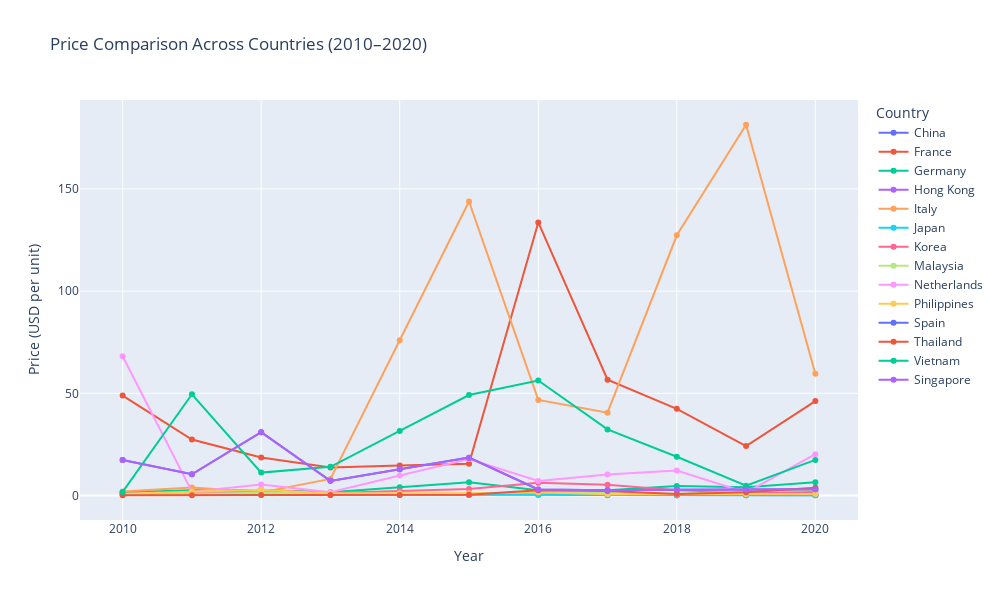

This figure's notebook cell:
### Code cell
# Load the CSV file
price_data = pd.read_csv("data/prices.csv", index_col=0)

# Convert index to integer (years)
price_data.index = price_data.index.astype(int)

# Create the interactive Plotly figure
fig = go.Figure()

for country in price_data.columns:
    fig.add_trace(go.Scatter(
        x=price_data.index,
        y=price_data[country],
        mode='lines+markers',
        name=country
    ))

fig.update_layout(
    title='Price Comparison Across Countries (2010–2020)',
    xaxis_title='Year',
    yaxis_title='Price (USD per unit)',
    width=1000,
    height=600,
    legend_title='Country',
    hovermode='x unified'
)

fig.show()

### Figure 1 — Plotly figure (JSON) as saved in the notebook; plotly's stock layout.template omitted (floating-point values rounded to 4 significant figures)
{"data": [{"mode": "lines+markers", "name": "China", "type": "scatter", "x": [2010, 2011, 2012, 2013, 2014, 2015, 2016, 2017, 2018, 2019, 2020], "y": [1.004, 1.932, 1.22, 0.8075, 0.7902, 0.773, 0.538, 0.2565, 0.1381, 0.1575, 0.1974]}, {"mode": "lines+markers", "name": "France", "type": "scatter", "x": [2010, 2011, 2012, 2013, 2014, 2015, 2016, 2017, 2018, 2019, 2020], "y": [48.9, 27.43, 18.65, 13.76, 14.63, 15.5, 133.6, 56.69, 42.42, 24.19, 46.2]}, {"mode": "lines+markers", "name": "Germany", "type": "scatter", "x": [2010, 2011, 2012, 2013, 2014, 2015, 2016, 2017, 2018, 2019, 2020], "y": [1.664, 2.596, 2.653, 1.547, 4.031, 6.515, 2.618, 2.543, 4.639, 4.051, 6.508]}, {"mode": "lines+markers", "name": "Hong Kong", "type": "scatter", "x": [2010, 2011, 2012, 2013, 2014, 2015, 2016, 2017, 2018, 2019, 2020], "y": [0.7282, 1.557, 1.473, 1.275, 0.8615, 0.4474, 0.8504, 0.4776, 0.1928, 0.2469, 0.2251]}, {"mode": "lines+markers", "name": "Italy", "type": "scatter", "x": [2010, 2011, 2012, 2013, 2014, 2015, 2016, 2017, 2018, 2019, 2020], "y": [1.941, 3.928, 1.55, 8.142, 75.99, 143.8, 46.79, 40.56, 127.3, 181.4, 59.56]}, {"mode": "lines+markers", "name": "Japan", "type": "scatter", "x": [2010, 2011, 2012, 2013, 2014, 2015, 2016, 2017, 2018, 2019, 2020], "y": [0.7592, 0.7108, 0.4272, 0.3175, 0.2755, 0.2336, 0.2137, 0.1637, 0.1944, 0.1863, 0.1899]}, {"mode": "lines+markers", "name": "Korea", "type": "scatter", "x": [2010, 2011, 2012, 2013, 2014, 2015, 2016, 2017, 2018, 2019, 2020], "y": [0.9275, 1.234, 2.851, 1.21, 2.213, 3.217, 6.197, 5.291, 2.624, 1.56, 1.776]}, {"mode": "lines+markers", "name": "Malaysia", "type": "scatter", "x": [2010, 2011, 2012, 2013, 2014, 2015, 2016, 2017, 2018, 2019, 2020], "y": [0.2935, 0.674, 1.383, 0.9979, 1.003, 1.008, 1.651, 1.39, 0.9153, 1.965, 2.682]}, {"mode": "lines+markers", "name": "Netherlands", "type": "scatter", "x": [2010, 2011, 2012, 2013, 2014, 2015, 2016, 2017, 2018, 2019, 2020], "y": [68.16, 1.906, 5.343, 1.622, 9.754, 17.89, 7.09, 10.25, 12.19, 1.454, 20.21]}, {"mode": "lines+markers", "name": "Philippines", "type": "scatter", "x": [2010, 2011, 2012, 2013, 2014, 2015, 2016, 2017, 2018, 2019, 2020], "y": [0.8201, 2.013, 2.864, 0.9498, 1.017, 1.084, 1.608, 0.6399, 0.7574, 0.6601, 0.7696]}, {"mode": "lines+markers", "name": "Spain", "type": "scatter", "x": [2010, 2011, 2012, 2013, 2014, 2015, 2016, 2017, 2018, 2019, 2020], "y": [17.38, 10.4, 31.01, 7.173, 12.86, 18.54, 2.965, 2.619, 2.833, 2.871, 3.126]}, {"mode": "lines+markers", "name": "Thailand", "type": "scatter", "x": [2010, 2011, 2012, 2013, 2014, 2015, 2016, 2017, 2018, 2019, 2020], "y": [0.1581, 0.1883, 0.2336, 0.2103, 0.3119, 0.4135, 2.581, 2.187, 0.6888, 1.597, 3.774]}, {"mode": "lines+markers", "name": "Vietnam", "type": "scatter", "x": [2010, 2011, 2012, 2013, 2014, 2015, 2016, 2017, 2018, 2019, 2020], "y": [1.759, 49.55, 11.21, 14.05, 31.6, 49.15, 56.27, 32.35, 18.95, 4.777, 17.43]}, {"mode": "lines+markers", "name": "Singapore", "type": "scatter", "x": [2010, 2011, 2012, 2013, 2014, 2015, 2016, 2017, 2018, 2019, 2020], "y": [17.38, 10.4, 31.01, 7.173, 12.86, 18.54, 2.965, 2.619, 2.833, 2.871, 3.126]}], "layout": {"height": 600, "hovermode": "x unified", "legend": {"title": {"text": "Country"}}, "title": {"text": "Price Comparison Across Countries (2010–2020)"}, "width": 1000, "xaxis": {"title": {"text": "Year"}}, "yaxis": {"title": {"text": "Price (USD per unit)"}}}}
